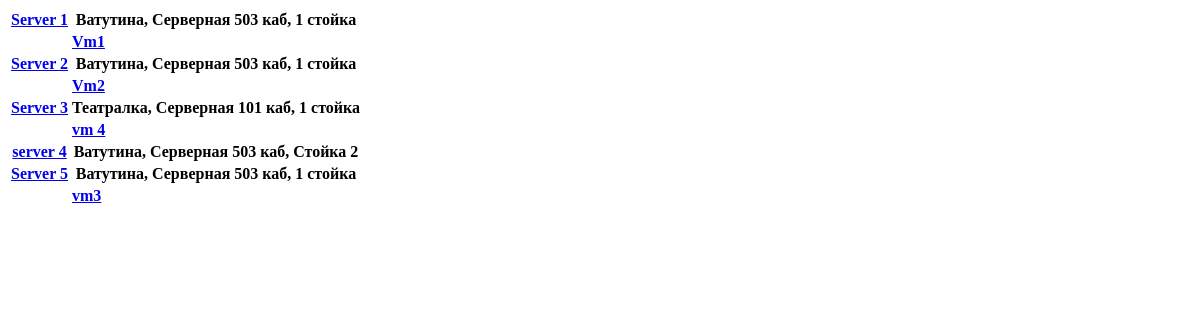
Page /servers/all on the earlier database version.
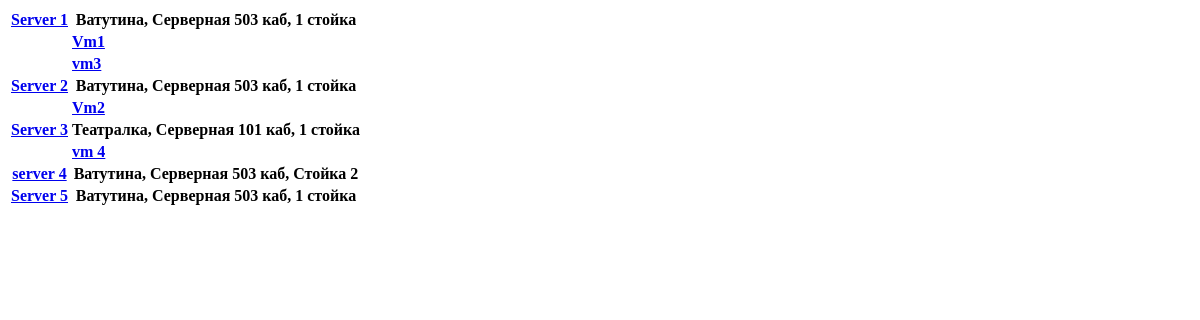
Same page on the later database version.
### server_list/models.py (models this page shows, shortened)
class Server(models.Model):
    hostname = models.CharField(max_length=50)
    model = models.CharField(max_length=50, blank=True)  # separate table?
    is_physical = models.BooleanField(default=True)
    host_machine = models.ForeignKey('self', on_delete=models.CASCADE, default=None, blank=True, null=True)
    is_on = models.BooleanField(default=True)
    os = models.CharField(max_length=50, blank=True)  # separate table?
    purpose = models.CharField(max_length=200, blank=True)
    description = models.CharField(max_length=500, blank=True)
    serial_num = models.CharField(max_length=100, blank=True)
    specs = models.CharField(max_length=200, blank=True)  # as field in separate table "model"?
    sensitive_data = models.CharField(max_length=200, blank=True)  # add encryption?
    segments = models.ManyToManyField(Segment, through='Ip')
    height = models.IntegerField(blank=True, null=True)
    unit = models.IntegerField(blank=True, null=True)
    rack = models.ForeignKey(Rack, on_delete=models.DO_NOTHING, default=None, blank=True, null=True)

class Rack(models.Model):
    name = models.CharField(max_length=50)
    description = models.CharField(max_length=500, blank=True)
    room = models.ForeignKey(Room, on_delete=models.CASCADE)
    def __str__(self):
        return self.room.__str__() + ", " + self.name

class Room(models.Model):
    name = models.CharField(max_length=50)
    description = models.CharField(max_length=500, blank=True)
    territory = models.ForeignKey(Territory, on_delete=models.CASCADE)
    def __str__(self):
        return self.territory.__str__() + ", " + self.name

class Territory(models.Model):
    name = models.CharField(max_length=50)
    address = models.CharField(max_length=200, blank=True)
    description = models.CharField(max_length=500, blank=True)
    def __str__(self):
        return str(self.name)

### server_list/views.py (the view)
def server_view_all(request):
    server_list = Server.objects.filter(is_physical=True).filter(ip__segment__is_root_segment=True)
    return render(request, os.path.join('server_list', 'servers_all.html'), {"servers": server_list})

### server_list/templates/server_list/servers_all.html (shortened to what this page needs)
<!DOCTYPE html>
<html lang="en">
<head>
</head>
<body>
<table>
    {% for s in servers %}
    <tr>
        <th><a href="/servers/view/{{s.id}}">{{s.hostname}}</a></th>
        <th>{{s.rack}}</th>
    </tr>
    {% for vm in s.server_set.all%}
    <tr>
        <th></th>
        <th align="left"><a href="/servers/view/{{vm.id}}">{{vm.hostname}}</a></th>
    </tr>
    {% endfor %}
    {% endfor %}
</table>
</body>
</html>

Differences in the rows shown:
changed Server "vm3": moves from the list under "Server 5" to the list under "Server 1"
